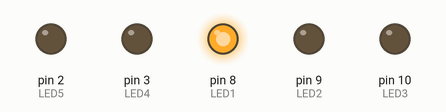
Simulated run of this sketch. Board: Arduino Uno, built with avr-gcc and run on an emulated ATmega328P. On the bench: output pins drawn as LEDs (lit = HIGH).

Above: at 0.1 s.
Timing chart, 0 to 1.6 s (numbered marks = the images above):
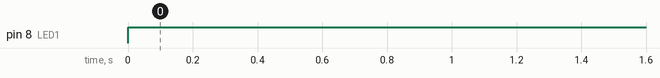

Measured:
- by itself, pin 8 (LED1): LOW → HIGH at 0.00 s

The sketch:

Challenge_2.ino
```cpp
//set up variables
const int LED1 = 8;
const int LED2 = 9;
const int LED3 = 10;
const int LED4 = 3;
const int LED5 = 2;

void setup() {
  pinMode(LED1, OUTPUT);
  pinMode(LED2, OUTPUT);
  pinMode(LED3, OUTPUT);
  pinMode(LED4, OUTPUT);
  pinMode(LED5, OUTPUT);
}

void loop() {
  digitalWrite(LED1, HIGH);
  delay(1000);
}
```
